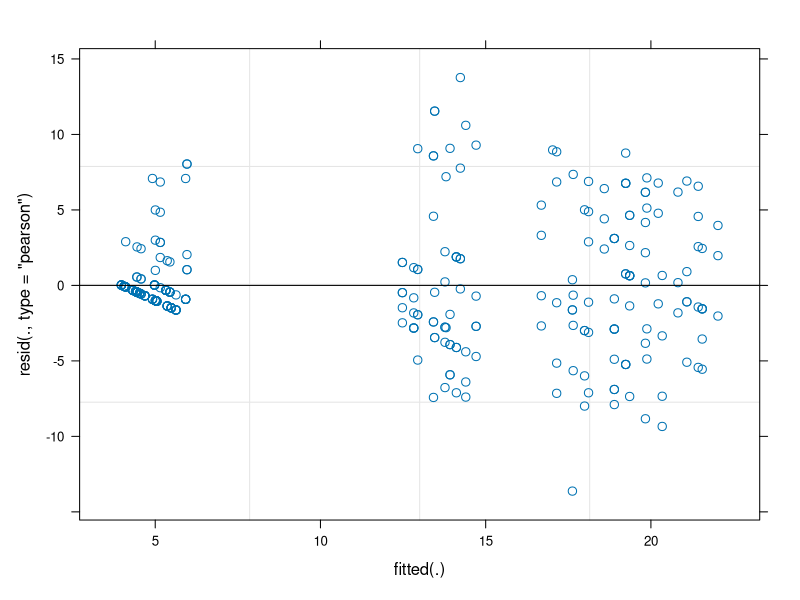
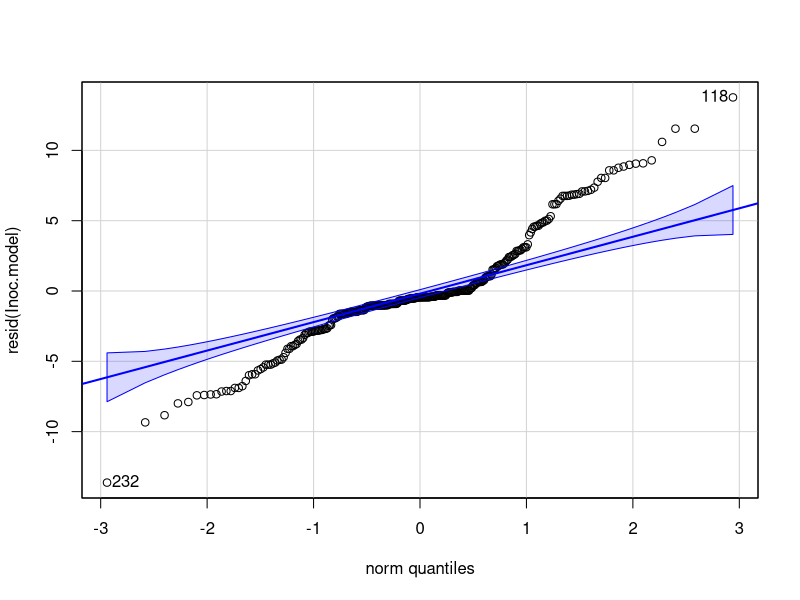
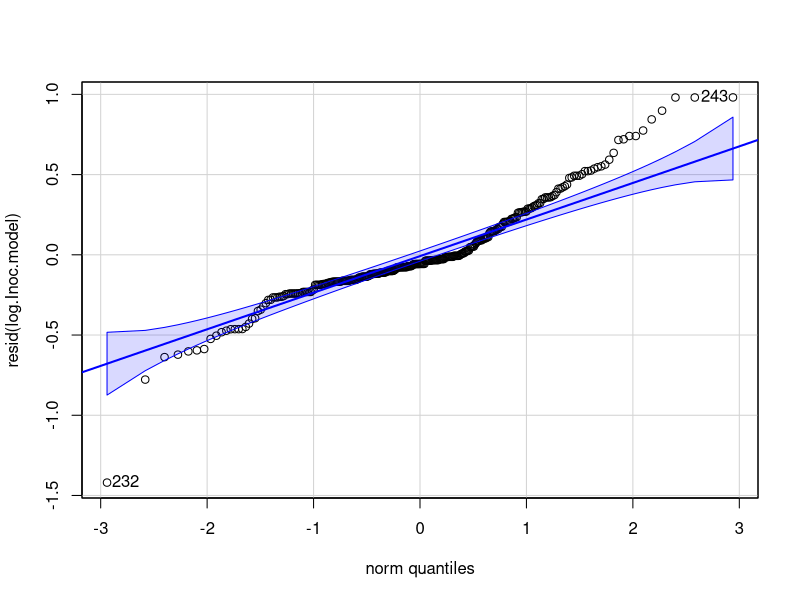
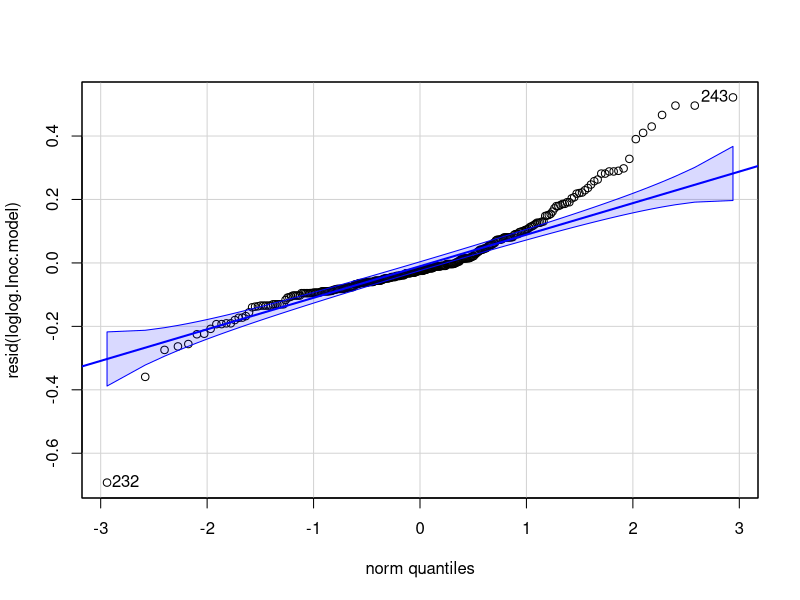
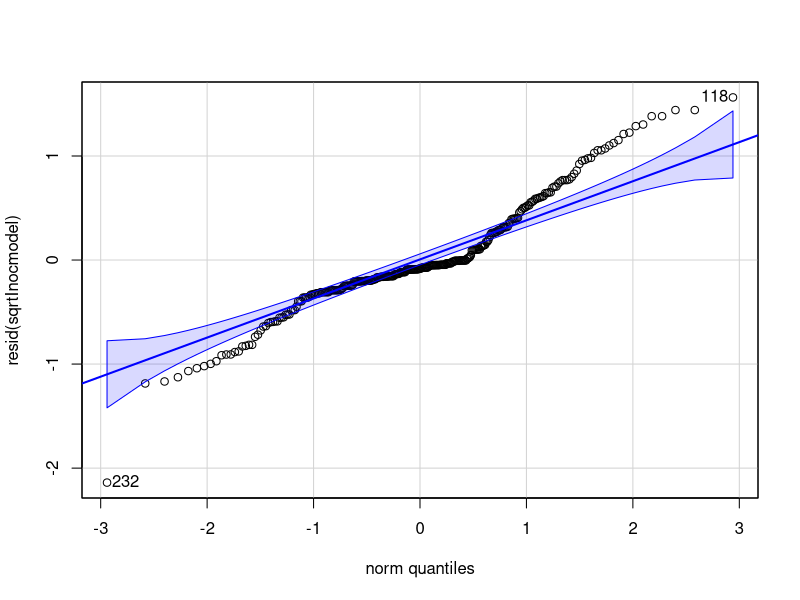
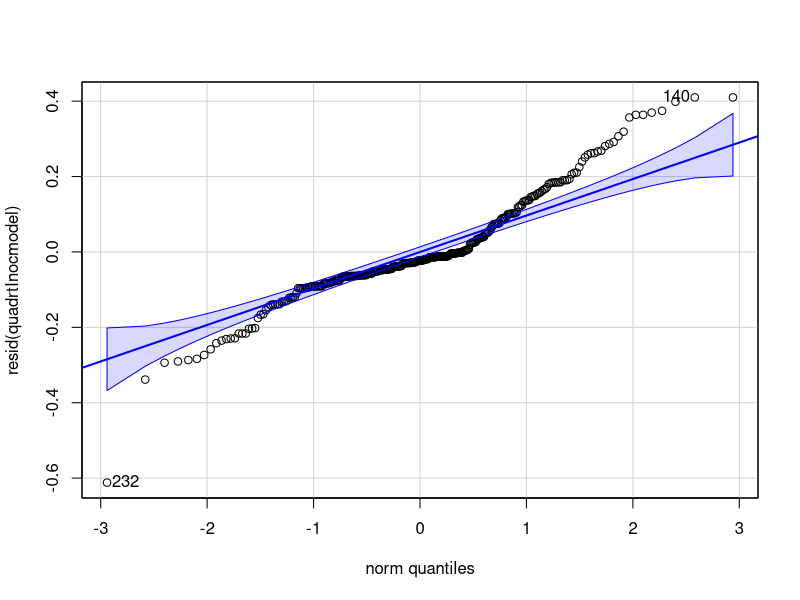
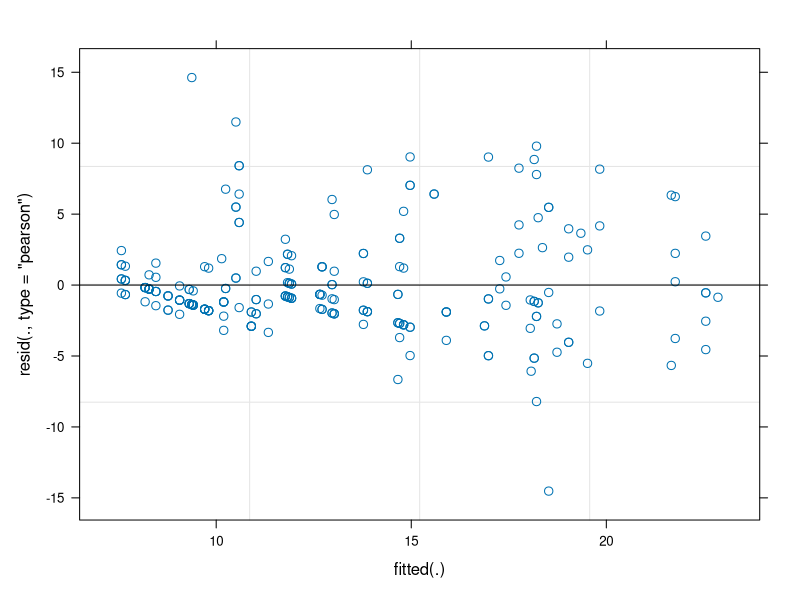
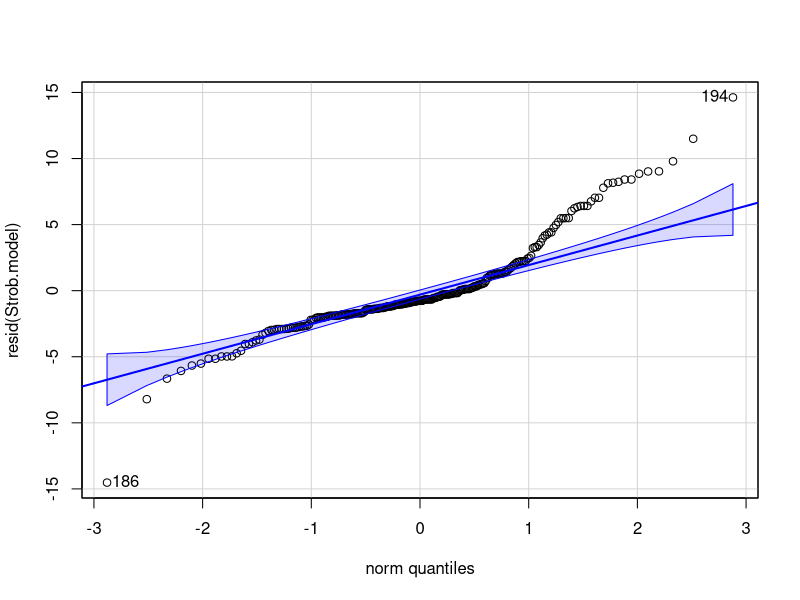

Source code (R) for these figures, in order: (Note: this script raises an error after producing the figures.)
#Cassiopea Polyp Data Stats-- New and Improved
#Making a new script to redo all of my models to include plate as a factor
#Created by Jennica Moffat March 24, 2020

#Clear the environment
rm(list=ls())
#load libraries
library(tidyverse)
library(car)
library(lme4)
library(lmerTest)
library("lmtest")
library(MASS)
library("gmodels")
library(emmeans)

#Load data
mydata<-read.csv("Data/Thesis_PolypData_Summary.csv")
mydata$Temp<-as.factor(mydata$Temp)
mydata$Plate<-as.factor(mydata$Plate)
NoApoData <- mydata %>%
  filter(Genotype != "Aposymbiotic") %>%
  droplevels
#Adding columns for each developmental stage to see percentage that actually reached that stage in 28 days
Developed.data<-NoApoData%>%
  mutate(Inoc = ifelse(is.na(Days.to.Inoculation), "No", "Yes"),
         Strob=ifelse(is.na(Days.to.Strobilation), "No", "Yes"),
         Ephyra=ifelse(is.na(Days.to.Ephyra), "No", "Yes"))

#Genotype (fixed) and Temperature (fixed) on dependent variables 

#Time to inoculation####
#Start with log-linear analysis
#Columns: Geno, Temp, Plate, inoc (yes or no), and Frequency (count of that combo)
Developed.data.df <- Developed.data %>% modify_if(is.character, as.factor)
InocFreq<- Developed.data.df%>%group_by(Genotype, Temp, Plate, Inoc, .drop=FALSE)%>%
  tally(name="Freq")
#.drop=FALSE makes df keep tallies of 0's
#Different code for Chi-squared test

full.mod<-glm(Freq ~ Genotype*Temp*Plate*Inoc, 
              data = InocFreq, family = poisson)
deviance(full.mod)
Anova(full.mod, type="III")
anova(full.mod, test="Chisq")

full.mod.order<-glm(Freq ~ Temp*Genotype*Plate*Inoc, 
              data = InocFreq, family = poisson)
deviance(full.mod.order)#Same
anova(full.mod.order, test="Chisq")
Anova(full.mod.order, type="III")
#So order matters for little a anova, but not big A anova?
capture.output(Anova(full.mod, type="III"),file="Inoc.full.mod.typeIII.doc")
capture.output(anova(full.mod, test="Chisq"),file="Inoc.full.mod.chi.doc")
capture.output(Anova(full.mod.order, type="III"),file="Inoc.full.mod.order.typeIII.doc")
capture.output(anova(full.mod.order, test="Chisq"), file="Inoc.full.mod.order.chi.doc")
#So order matters when I do "test=Chisq" but not Anova, type=III. So I will stick with that.

Anova(full.mod, type="III")
#Plate doe not matter 

mod1<-glm(Freq ~ Genotype*Temp*Inoc, 
          data = InocFreq, family = poisson)
Anova(mod1, type="III")

lrtest(mod1, full.mod)
#Definitely use the simpler model without plate. 


#General linear model with those that did inoculate
#I need to remove the NA's
InocData<-NoApoData%>%
  filter(!is.na(Days.to.Inoculation ))

#Make model
Inoc.model<-lmer(Days.to.Inoculation~Genotype*Temp+(1|Plate), data=InocData)
plot(Inoc.model)
#Not great, early days are clustered. 
qqp(resid(Inoc.model), "norm")
#Woof. Horrible. 

InocData$logIDays<-log(InocData$Days.to.Inoculation)
log.Inoc.model<-lmer(logIDays~Genotype*Temp+(1|Plate), data=InocData)
logInocmodelres<-resid(log.Inoc.model)
qqp(resid(log.Inoc.model), "norm")
#Better, but not good enough. 

#double log
InocData$loglogIDays<-log(InocData$logIDays)
loglog.Inoc.model<-lmer(loglogIDays~Genotype*Temp+(1|Plate), data=InocData)
qqp(resid(loglog.Inoc.model), "norm")
#Same as log

#Square root
InocData$sqrtIDays<-sqrt(InocData$Days.to.Inoculation)
sqrtInocmodel<-lmer(sqrtIDays~Genotype*Temp+(1|Plate), data=InocData)
qqp(resid(sqrtInocmodel), "norm")
#Worse than log. 

#Quad root
InocData$quadrtIDays<-sqrt(InocData$sqrtIDays)
quadrtInocmodel<-lmer(quadrtIDays~Genotype*Temp+(1|Plate), data=InocData)
qqp(resid(quadrtInocmodel), "norm")
#Worse

#Running it with the logged data
log.Inoc.model.full<-lm(logIDays~Genotype*Temp*Plate, data=InocData)
Anova(log.Inoc.model.full, type="III")
#Plate has no effect
log.Inoc.model2<-lm(logIDays~Genotype*Temp, data=InocData)

lrtest(log.Inoc.model2, log.Inoc.model.full)
#Sig = use full model, even though plate has no effect. 

AIC(log.Inoc.model) #214
AIC(log.Inoc.model.full) #125
AIC(log.Inoc.model2) #162

#Using lmer model to include plate but still be able to determine GxT interaction

#emmeans
emm1 = emmeans(log.Inoc.model, specs= pairwise~Genotype:Temp)
emm1$emmeans
#emmean is mean from model (so logged data)
#SE are calculated from the model as well

#Time to strobilation####
#Start with log-linear analysis
#Columns: Geno, Temp, Plate, inoc (yes or no), and Frequency (count of that combo)
Developed.data.df <- Developed.data %>% modify_if(is.character, as.factor)
StrobFreq<- Developed.data.df%>%group_by(Genotype, Temp, Plate, Strob, .drop=FALSE)%>%
  tally(name="Freq")
#.drop=FALSE makes df keep tallies of 0's
#Different code for Chi-squared test

full.mod<-glm(Freq ~ Genotype*Temp*Plate*Strob, 
              data = StrobFreq, family = poisson)
deviance(full.mod)
Anova(full.mod, type="III")
#Plate is 0.05 with interaction with Temp

mod1<-glm(Freq ~ Genotype*Temp*Strob, 
          data = StrobFreq, family = poisson)
Anova(mod1, type="III")

lrtest(mod1, full.mod)
#I can use the simpler model without plate.

#I need to remove the NA's
StrobilatedData <- NoApoData %>%
  filter(Days.to.Strobilation != "NA")
StrobilatedData<-StrobilatedData%>%
  mutate_if(is.character, as.factor)

#Make model
Strob.model<-lmer(Days.to.Strobilation~Genotype*Temp+(1|Plate), data=StrobilatedData)
#Check assumptions
plot(Strob.model)
qqp(resid(Strob.model), "norm")
#Not normal

#Log data
StrobilatedData$logStrob.Days<-log(StrobilatedData$Days.to.Strobilation)
logStrobmodel<-lmer(logStrob.Days~Genotype*Temp+(1|Plate), data=StrobilatedData)
qqp(resid(logStrobmodel), "norm")
#Better, but not good enough. 

#Double log
StrobilatedData$loglogStrob.Days<-log(StrobilatedData$logStrob.Days)
loglogStrobmodel<-lmer(loglogStrob.Days~Genotype*Temp+(1|Plate), data=StrobilatedData)
qqp(resid(loglogStrobmodel), "norm")

#Triple log?
StrobilatedData$log3Strob.Days<-log(StrobilatedData$loglogStrob.Days)
log3Strobmodel<-lmer(log3Strob.Days~Genotype*Temp+(1|Plate), data=StrobilatedData)
qqp(resid(log3Strobmodel), "norm")
#Ugh it's so close.
plot(loglogStrobmodel)

#Square root
StrobilatedData$sqrtStrob.Days<-sqrt(StrobilatedData$Days.to.Strobilation)
sqrtStrobmodel<-lmer(sqrtStrob.Days~Genotype*Temp+(1|Plate), data=StrobilatedData)
qqp(resid(sqrtStrobmodel), "norm")
#No

#Fourth root
StrobilatedData$fourthrt.Strob.Days<-sqrt(StrobilatedData$sqrtStrob.Days)
fourthrtStrobmodel<-lmer(fourthrt.Strob.Days~Genotype*Temp+(1|Plate), data=StrobilatedData)
qqp(resid(fourthrtStrobmodel), "norm")
#No different from square root

Anova(loglogStrobmodel, type="III")
#Interaction: P=0.02743

#Model selection
Strob.mod.full<-lm(loglogStrob.Days~Genotype*Temp*Plate, data=StrobilatedData)
Strob.model2<-lmer(loglogStrob.Days~Genotype*Temp + (1|Plate), data=StrobilatedData)
Strob.model3<-lm(loglogStrob.Days~Genotype*Temp, data=StrobilatedData)

Anova(Strob.mod.full, type="III")
Anova(Strob.model2, type="III")
Anova(Strob.model3, type="III")

AIC(Strob.mod.full) #-448
AIC(Strob.model2) #-348
AIC(Strob.model3) #-431
#Model with all interactions is lowest, but can't even run because of aliased coefficients. 

#Boxcox
full.strob.model<-lm(Days.to.Strobilation ~ Genotype*Temp*Plate, data=StrobilatedData)
step.strob.model<-stepAIC(full.strob.model, direction="both", trace = F)

boxcox<-boxcox(step.strob.model,lambda = seq(-5, 5, 1/1000),plotit = TRUE )

Selected.Power<-boxcox$x[boxcox$y==max(boxcox$y)]
Selected.Power
#-0.352

StrobilatedData$Strob.trans<-(StrobilatedData$Days.to.Strobilation)^-0.352
trans.strob.model<-lm(Strob.trans~Genotype*Temp*Plate, data = StrobilatedData)
qqp(resid(trans.strob.model), "norm")
#I think that's close enough
Anova(trans.strob.model, type="III")
#error about aliased coefficients in the model. It's because some plates only had one well strobilate. 
trans.strob.model2<-lmer(Strob.trans~Genotype*Temp+(1|Plate), data=StrobilatedData)
Anova(trans.strob.model2, type="III")
  
#Time to ephyra####
#Start with log-linear analysis
#Columns: Geno, Temp, Plate, inoc (yes or no), and Frequency (count of that combo)
Developed.data.df <- Developed.data %>% modify_if(is.character, as.factor)
EphyraFreq<- Developed.data.df%>%group_by(Genotype, Temp, Plate, Ephyra, .drop=FALSE)%>%
  tally(name="Freq")
#.drop=FALSE makes df keep tallies of 0's
full.mod<-glm(Freq ~ Genotype*Temp*Plate*Ephyra, 
              data = EphyraFreq, family = poisson)
deviance(full.mod)
Anova(full.mod, type="III")
#Plate is 0.06 with interaction with Temp

mod1<-glm(Freq ~ Genotype*Temp*Ephyra, 
          data = EphyraFreq, family = poisson)
Anova(mod1, type="III")

lrtest(mod1, full.mod)
#I can use the simpler model without plate.

#General linear model
#I need to remove the NA's
TEData <- NoApoData %>%
  filter(Days.to.Ephyra != "NA")
TEData<-TEData%>%
  mutate_if(is.character, as.factor)

#Make model
TEmodel<-lm(Days.to.Ephyra~Genotype*Temp*Plate, data=TEData)
#Check assumptions
plot(TEmodel)
qqp(resid(TEmodel), "norm")

#log transform
TEData$log.E.Days<-log(TEData$Days.to.Ephyra)
logTEmodel<-lmer(log.E.Days~Genotype*Temp+(1|Plate), data=TEData)
qqp(resid(logTEmodel), "norm")

#double log
TEData$loglog.E.Days<-log(TEData$log.E.Days)
loglogTEmodel<-lmer(loglog.E.Days~Genotype*Temp+(1|Plate), data=TEData)
qqp(resid(loglogTEmodel), "norm")
#Mehhhh

#Square root
TEData$sqrtEDays<-sqrt(TEData$Days.to.Ephyra)
sqrtTEmodel<-lmer(sqrtEDays~Genotype*Temp+(1|Plate), data=TEData)
qqp(resid(sqrtTEmodel), "norm")
#No

#Fourth root
TEData$fourthrtEDays<-sqrt(TEData$sqrtEDays)
fourthrtTEmodel<-lmer(fourthrtEDays~Genotype*Temp+(1|Plate), data=TEData)
qqp(resid(fourthrtTEmodel), "norm")
#no

#Double log is best
#Model selection
loglogTEmodel<-lmer(loglog.E.Days~Genotype*Temp+(1|Plate), data=TEData)
TEphyra.model2<-lm(loglog.E.Days~Genotype*Temp*Plate, data=TEData)
TEphyra.model3<-lm(loglog.E.Days~Genotype*Temp, data=TEData)
TEphyra.model4<-lmer(loglog.E.Days~Genotype+Temp+(1|Plate), data=TEData)

AIC(loglogTEmodel) #-452
AIC(TEphyra.model2) #-547
AIC(TEphyra.model3) #-538
AIC(TEphyra.model4) #-494
#full model is best
Anova(TEphyra.model2)#Plate matters
Anova(loglogTEmodel, type="III")#Interaction is 0.08
Anova(TEphyra.model4, type="III")

#Boxcox
full.TE.model<-lm(Days.to.Ephyra ~ Genotype*Temp*Plate, data=TEData)
step.TE.model<-stepAIC(full.TE.model, direction="both", trace = F)

boxcox<-boxcox(step.TE.model,lambda = seq(-5, 5, 1/1000),plotit = TRUE )

Selected.Power<-boxcox$x[boxcox$y==max(boxcox$y)]
Selected.Power
#-0.409

TEData$TE.trans<-(TEData$Days.to.Ephyra)^-0.409
trans.TE.model<-lm(TE.trans~Genotype*Temp*Plate, data = TEData)
qqp(resid(trans.TE.model), "norm")
#Better than any other transformations
plot(trans.TE.model)
#Leverage of one = groups with only one rep

trans.TE.model2<-lmer(TE.trans~Genotype*Temp+(1|Plate), data = TEData)
qqp(resid(trans.TE.model2), "norm")
Anova(trans.TE.model2, Type="III")

trans.TE.model3<-lmer(TE.trans~Genotype+Temp+(1|Plate), data = TEData)
Anova(trans.TE.model3, type="III")

AIC(trans.TE.model2) #-920
AIC(trans.TE.model3) #-978
lrtest(trans.TE.model3, trans.TE.model2)
#Sig LRT test = use bigger model


#Total average ephyra production####

#Make model
Ephyramodel<-lmer(Total.Ephyra.Produced~Genotype*Temp+(1|Plate), data=NoApoData)

#Check assumptions
plot(Ephyramodel)
qqp(resid(Ephyramodel), "norm")
#Not really normal

#Log data
NoApoData$logTotalEphyra<-log(NoApoData$Total.Ephyra.Produced+1)
logEphyraModel<-lmer(logTotalEphyra~Genotype*Temp+(1|Plate), data=NoApoData)
plot(logEphyraModel)
qqp(resid(logEphyraModel), "norm")
#didn't do anything

#Squart root
NoApoData$sqrtTotalEphyra<-sqrt(NoApoData$Total.Ephyra.Produced)
sqrtEphyraModel<-lmer(sqrtTotalEphyra~Genotype*Temp+(1|Plate), data=NoApoData)
plot(sqrtEphyraModel)
qqp(resid(sqrtEphyraModel), "norm")
#Beautiful

summary(sqrtEphyraModel)
#This is saying that, when taking into account plate, the interaction of Geno*Temp 
#is significant (P=0.0007557)

#Model selection
Ephyra.model2<-lm(sqrtTotalEphyra~Genotype*Temp, data=NoApoData)
Ephyra.model3<-lm(sqrtTotalEphyra~Genotype*Temp + Plate, data=NoApoData)
Ephyra.model4<-lm(sqrtTotalEphyra~Genotype*Temp*Plate, data=NoApoData)

AIC(sqrtEphyraModel) #395.55
AIC(Ephyra.model2) #348.4
AIC(Ephyra.model3) #343.1
AIC(Ephyra.model4) #342.8
#Model with all interactions is lowest.
#But use model with plate as random factor to account for it. 
Anova(sqrtEphyraModel, type="III") #Inherently doing LRT comparing model without factor and with
anova(sqrtEphyraModel, type="III")

summary(sqrtEphyraModel)

#Bud production####
Budmodel<-lmer(Total.Buds~Genotype*Temp+(1|Plate), data=mydata)
plot(Budmodel)
qqp(resid(Budmodel), "norm")
#Yes, normal!!

Budmodel2<-lm(Total.Buds~Genotype*Temp, data=mydata)
Budmodel3<-lm(Total.Buds~Genotype*Temp+Plate, data=mydata)
Budmodel4<-lm(Total.Buds~Genotype*Temp*Plate, data=mydata)
Anova(Budmodel4, type="III")
#Plate actually has no effect on any other variables, for once. 

AIC(Budmodel) #1580
AIC(Budmodel2) #1567
AIC(Budmodel3)#1569
AIC(Budmodel4)#1631
#Without plate is best
Anova(Budmodel2, type="III")
#Interaction: P=0.002318


#Survival####
#To do log-linear analysis, I need a new dataframe
#Columns: Geno, Temp, Plate, Survived (yes or no), and Frequency (count of that combo)
Survival<- mydata%>%group_by(Genotype, Temp, Plate, Survive.to.End)%>%
  tally(Survive.to.End == "Yes")
#I have one NA for survial b/c I spilled it and lost it. Just gonna remove it. 
mydata2<-mydata%>%
  filter(Survive.to.End != "NA")

#Making dataframe to run chi-square test
mydata2_df <- mydata2 %>% modify_if(is.character, as.factor)
Survival<- mydata2_df%>%group_by(Genotype, Temp, Plate, Survive.to.End, .drop=FALSE)%>%
  tally(name="Freq")
#.drop=FALSE makes df keep tallies of 0's

#Renaming Survive.to.End to Survived because I'm dumb and made a very long column name
names(Survival)[names(Survival) == 'Survive.to.End'] <- 'Survived'

mod0 <- glm(Freq ~ Genotype + Temp + Plate + Survived, 
            data = Survival, family = poisson)
summary(mod0)

full.mod<-glm(Freq ~ Genotype*Temp*Plate*Survived, 
          data = Survival, family = poisson)
deviance(full.mod)
Anova(full.mod, type="III")
summary(full.mod)
#No sig effect of plate, or anything.

mod2<-glm(Freq~Genotype*Temp*Survived, data=Survival, family=poisson)
Anova(mod2, type="III")
#Nothing significant

mod3<-glm(Freq~(Genotype*Survived)+(Temp*Survived), data=Survival, family=poisson)
Anova(mod3, type="III")
#So now temp sig affects survival, but not geno

mod4<-glm(Freq~Temp*Survived, data=Survival, family=poisson)
Anova(mod4, type="III")

lrtest(mod3, mod2)
#mod3 better than mod2
lrtest(mod4, mod3)
#mod4 better than mod3
#Trying other things####
fit.1 <- glm(Inoc == "yes" ~ Genotype+Temp, data = Developed.data, family = binomial)
summary(fit.1)
summary(Developed.data)
